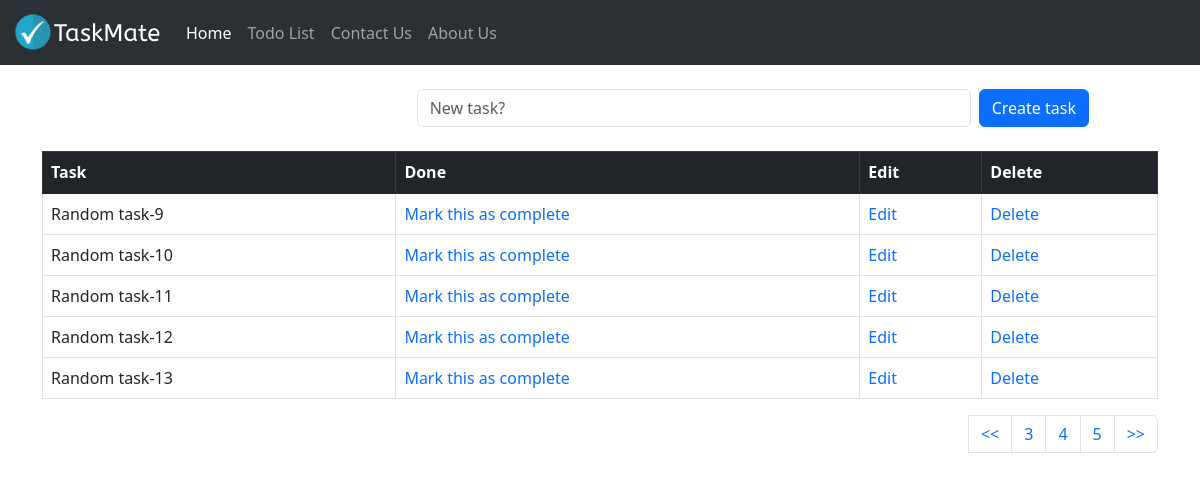
/todolist/?pg=4, run on the app's committed database.
### todolist_app/models.py (models this page shows, shortened)
class TaskList(models.Model):
    task = models.CharField(max_length=300)
    done = models.BooleanField(default=False)

### todolist_app/views.py (the view)
# urls.py: path('todolist/', include('todolist_app.urls')),
def todolist(request):
    if request.method == "POST":
        form = Taskform(request.POST or None)
        if form.is_valid:
            form.save()
        messages.success(request,("Task added successfully!"))
        return redirect('todolist')
    else:
        all_tasks = TaskList.objects.all()
        paginator = Paginator(all_tasks, 5)
        page = request.GET.get('pg')
        all_tasks = paginator.get_page(page)
        return render(request,'todolist.html',{'all_tasks':all_tasks})

### todolist_app/templates/todolist.html (shortened to what this page needs)
{% extends 'base.html' %}
{% block content %}
    <br/>
    <div class="container">
    <form method="POST" class="row align-items-center g-2">
        <label class="col-lg-4 col-form-label"></label>
        <div class="col-md-6 col-lg-6">
            <input type="text" class="form-control" placeholder="New task?" name="task">
        </div>
        <div class="col-lg-2">
            <button type="submit" class="btn btn-primary w-auto text-nowrap">Create task</button>
        </div>
    </form>
    <br/>
    <table class="table table-bordered" >
        <thead class="table table-dark"  >
            <tr>
                <th scope="col">Task</th>
                <th scope="col">Done</th>
                <th scope="col">Edit</th>
                <th scope="col">Delete</th>
                </tr>
        </thead>
        <tbody class="table-group-divider">
            {% if all_tasks%}
                {% for obj in all_tasks %}
                    {% if obj.done%}
                        <tr class="table table-success">
                            <td>{{obj.task}}</td>
                            <td><a href="{% url 'pending_task' obj.id %}" style="text-decoration: none;">Mark this as pending</a></td>
                            <td><a href="{% url 'edit_task' obj.id %}" style="text-decoration: none;">Edit</a></td>
                            <td><a href="{% url 'delete_task' obj.id %}" style="text-decoration: none;">Delete</a></td>
                        </tr>
                    {% else %}
                        <tr>
                            <td>{{obj.task}}</td>
                            <td><a href="{% url 'complete_task' obj.id %}" style="text-decoration: none;">Mark this as complete</a></td>
                            <td><a href="{% url 'edit_task' obj.id %}" style="text-decoration: none;">Edit</a></td>
                            <td><a href="{% url 'delete_task' obj.id %}" style="text-decoration: none;">Delete</a></td>
                        </tr>
                    {% endif %}
                {% endfor %}
            {% endif %}
        </tbody>
    </table>
    <nav aria-label="Page navigation example">
        <ul class="pagination justify-content-end">
        <li>
            <a class="page-link" href="?pg=1"><<</a>
        </li>
        {% if all_tasks.has_previous %}
            <li class="page-item"><a class="page-link" href="?pg={{ all_tasks.previous_page_number}}">{{ all_tasks.previous_page_number}}</a></li>
        {% endif %}
        <li class="page-item"><a class="page-link" href="?pg={{ all_tasks.number}}">{{ all_tasks.number}}</a></li>
        {% if all_tasks.has_next %}
            <li class="page-item"><a class="page-link" href="?pg={{ all_tasks.next_page_number}}">{{ all_tasks.next_page_number}}</a></li>
        {%endif%}
        <li class="page-item">
            <a class="page-link" href="?pg={{all_tasks.paginator.num_pages}}">>></a>
        </li>
        </ul>
    </nav>
</div>
{% endblock content %}

### data on the page
TaskList: task "Random task-9"
TaskList: task "Random task-10"
TaskList: task "Random task-11"
TaskList: task "Random task-12"
TaskList: task "Random task-13"

### other printed values
{{ all_tasks.previous_page_number }} "3"
{{ all_tasks.number }} "4"
{{ all_tasks.next_page_number }} "5"
